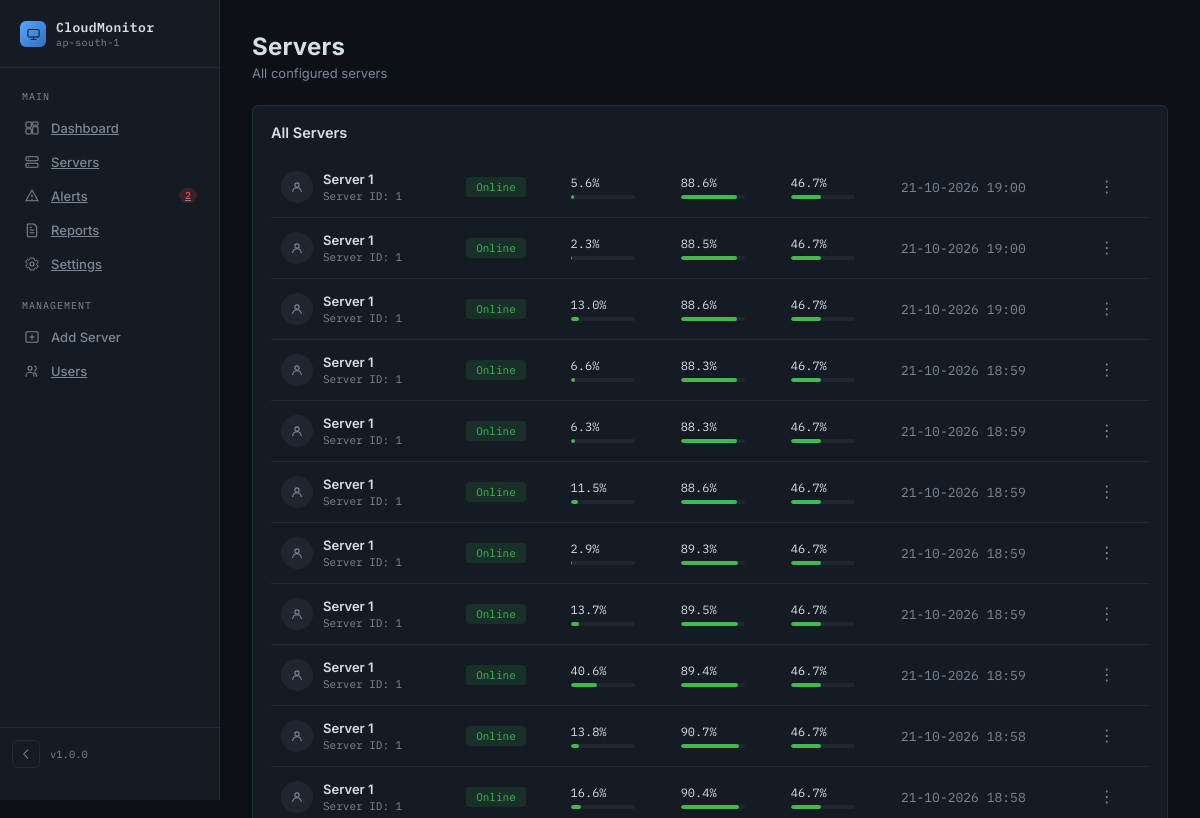
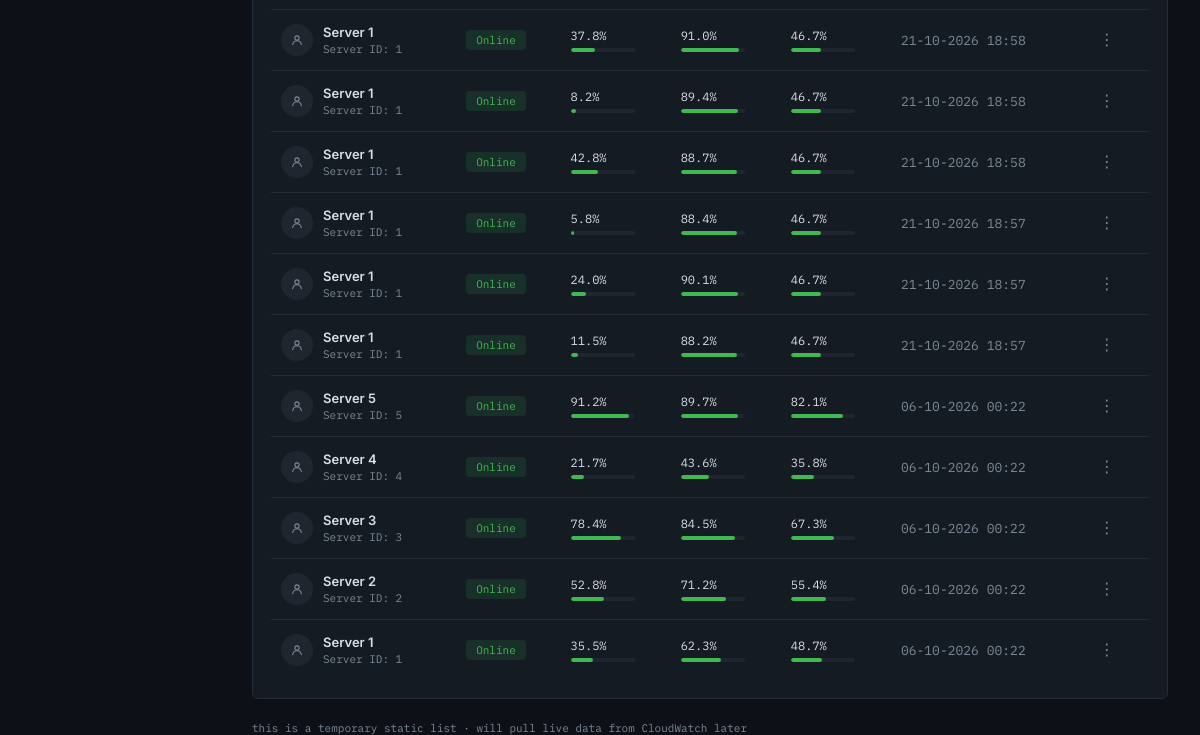
Page /servers/ on the earlier database version (2 pictures, top to bottom).
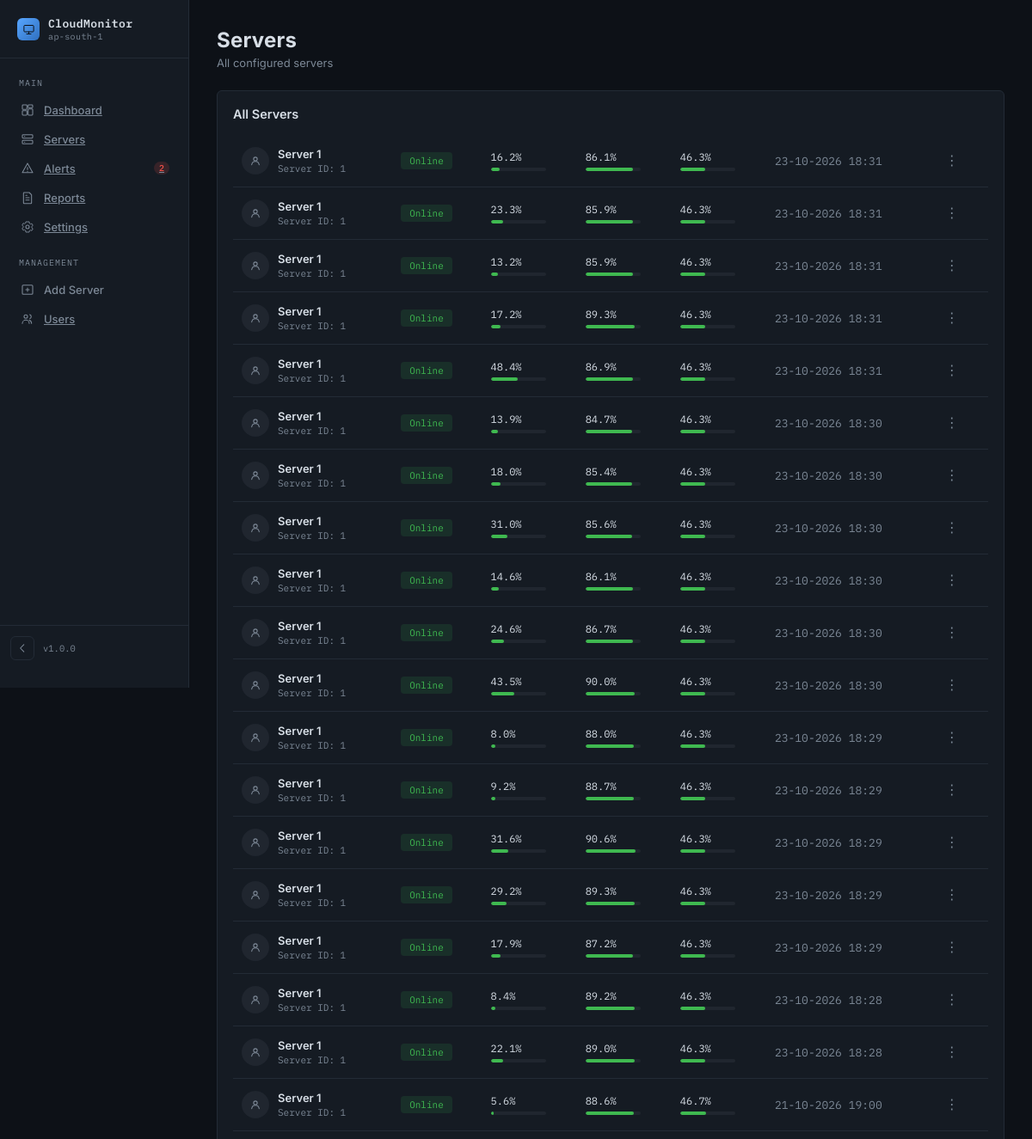
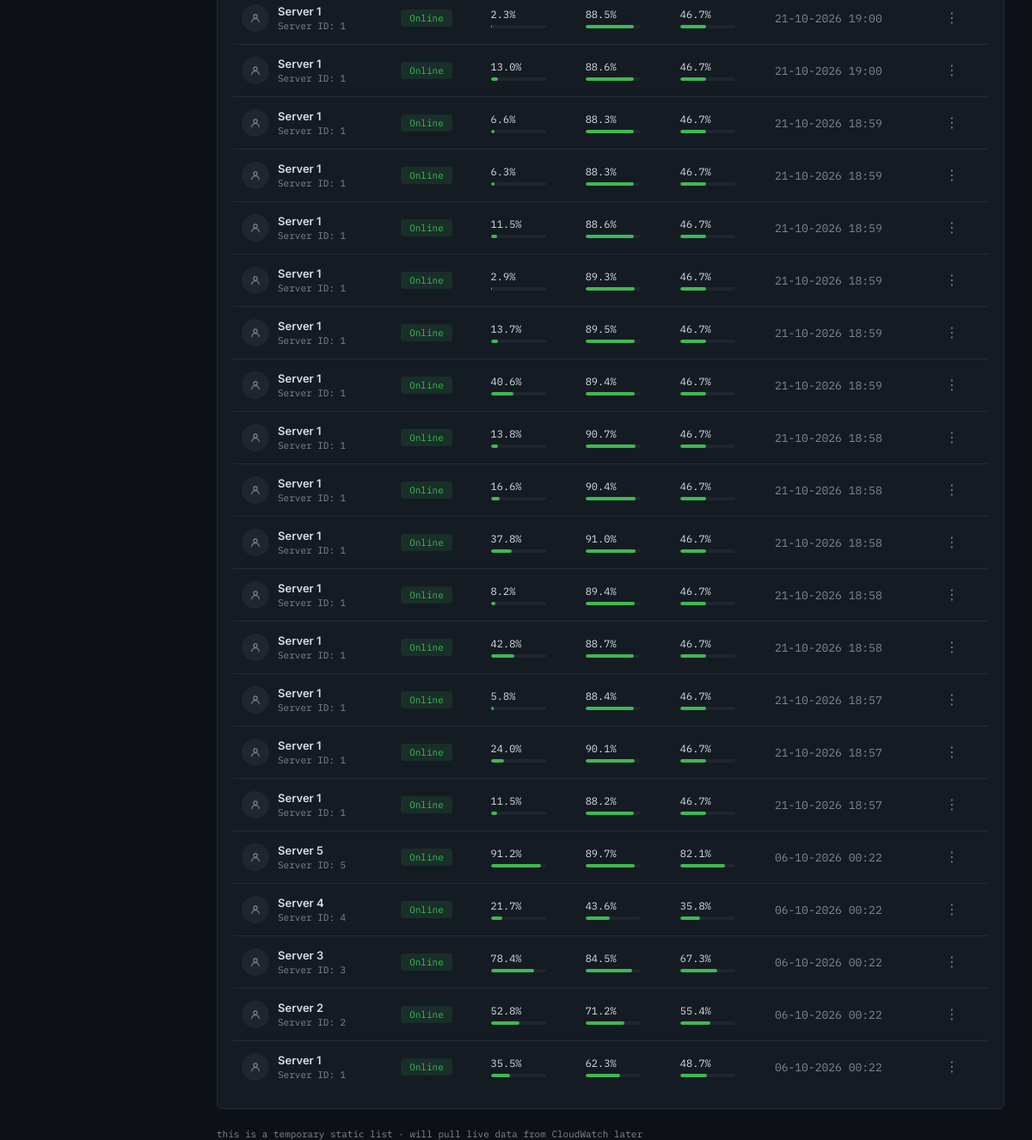
Same page on the later database version (2 pictures, top to bottom).
### app/models.py (models this page shows, shortened)
class Metric(db.Model):
    __tablename__ = "metrics"
    id = db.Column(
        db.Integer,
        primary_key=True
    )
    server_id = db.Column(
        db.Integer,
        nullable=False
    )
    cpu_usage = db.Column(
        db.Float,
        nullable=False
    )
    memory_usage = db.Column(
        db.Float,
        nullable=False
    )
    disk_usage = db.Column(
        db.Float,
        nullable=False
    )
    network_sent = db.Column(
        db.Float,
        nullable=False
    )
    network_received = db.Column(
        db.Float,
        nullable=False
    )
    timestamp = db.Column(
        db.DateTime,
        default=datetime.utcnow
  )

### app/routes/servers.py (the view)
@servers_bp.route("/servers/")
def servers():
    metrics = Metric.query.order_by(
        Metric.timestamp.desc()
    ).all()
    return render_template(
        "servers.html",
        metrics=metrics
    )

### app/templates/servers.html (shortened to what this page needs)
{% extends "base.html" %}
{% block content %}
  <header>
    <div>
      <h1>Servers</h1>
      <p class="subtitle">All configured servers</p>
    </div>
  </header>
  <div class="card table-card">
    <div class="card-head">
      <h2>All Servers</h2>
    </div>
    <div class="table-scroll">
      <table class="server-table">
        <tbody>
{% for metric in metrics %}
<tr>
    <td>
        <div class="server-name-cell">
            <div class="avatar">
                <svg viewBox="0 0 24 24" fill="none"
                     xmlns="http://www.w3.org/2000/svg">
                    <circle cx="12" cy="9" r="3.2"
                            stroke="currentColor"
                            stroke-width="1.6"/>
                    <path d="M5.5 19c.6-3.4 3.4-5.8 6.5-5.8s5.9 2.4 6.5 5.8"
                          stroke="currentColor"
                          stroke-width="1.6"
                          stroke-linecap="round"/>
                </svg>
            </div>
            <div>
                <div class="sname">
                    Server {{ metric.server_id }}
                </div>
                <div class="sip">
                    Server ID: {{ metric.server_id }}
                </div>
            </div>
        </div>
    </td>
    <td>
        <span class="pill online">Online</span>
    </td>
    <td>
        <div class="cell-metric">
            <span class="val">
                {{ metric.cpu_usage }}%
            </span>
            <div class="bar">
                <div
                    class="bar-fill ok"
                    style="width: {{ metric.cpu_usage }}%;">
                </div>
            </div>
        </div>
    </td>
    <td>
        <div class="cell-metric">
            <span class="val">
                {{ metric.memory_usage }}%
            </span>
            <div class="bar">
                <div
                    class="bar-fill ok"
                    style="width: {{ metric.memory_usage }}%;">
                </div>
            </div>
        </div>
    </td>
    <td>
        <div class="cell-metric">
            <span class="val">
                {{ metric.disk_usage }}%
            </span>
            <div class="bar">
                <div
                    class="bar-fill ok"
                    style="width: {{ metric.disk_usage }}%;">
                </div>
            </div>
        </div>
    </td>
    <td class="uptime">
        {{ metric.timestamp.strftime("%d-%m-%Y %H:%M") }}
    </td>
    <td>
        <button
            class="dots-btn"
            data-toast="Server actions">
            &#8942;
        </button>
    </td>
</tr>
{% else %}
<tr>
    <td colspan="7" style="text-align: center;">
        No metric data available.
    </td>
</tr>
{% endfor %}
</tbody>
      </table>
    </div>
  </div>
  <footer>this is a temporary static list · will pull live data from CloudWatch later</footer>
{% endblock %}

### app/templates/base.html (shortened to what this page needs)
<!DOCTYPE html>
<html lang="en">
<head>
<link rel="stylesheet" href="{{ url_for('static', filename='style.css') }}">
</head>
<body>
<aside class="sidebar" id="sidebar">
  <div class="brand">
    <div class="brand-mark">
      <svg viewBox="0 0 24 24" fill="none" xmlns="http://www.w3.org/2000/svg">
        <rect x="3" y="4" width="18" height="12" rx="1.5" stroke="#0D1117" stroke-width="1.6"/>
        <path d="M8 20h8M12 16v4" stroke="#0D1117" stroke-width="1.6" stroke-linecap="round"/>
      </svg>
    </div>
    <div class="brand-text">CloudMonitor<span>ap-south-1</span></div>
  </div>
  <nav class="nav-section">
    <div class="nav-section-title">Main</div>
    <a href="{{ url_for('dashboard.dashboard') }}" class="nav-item {% if active_page == 'dashboard' %}active{% endif %}" data-view="dashboard">
      <span class="nav-label">Dashboard</span>
    </a>
       <a href="{{ url_for('servers.servers') }}" class="nav-item {% if active_page == 'servers' %}active{% endif %}" data-view="servers">
      <span class="nav-label">Servers</span>
    </a>
    <a href="{{ url_for('alerts.alerts') }}" class="nav-item {% if active_page == 'alerts' %}active{% endif %}" data-view="alerts">
      <svg viewBox="0 0 24 24" fill="none" xmlns="http://www.w3.org/2000/svg"><path d="M12 3l9 16H3L12 3z" stroke="currentColor" stroke-width="1.6" stroke-linejoin="round"/><path d="M12 10v4" stroke="currentColor" stroke-width="1.6" stroke-linecap="round"/><circle cx="12" cy="17" r="0.9" fill="currentColor"/></svg>
      <span class="nav-label">Alerts</span>
      <span class="badge">2</span>
    </a>
    <a href="{{ url_for('reports.reports') }}" class="nav-item {% if active_page == 'reports' %}active{% endif %}" data-view="reports">
      <svg viewBox="0 0 24 24" fill="none" xmlns="http://www.w3.org/2000/svg"><path d="M6 3h9l4 4v14a1 1 0 0 1-1 1H6a1 1 0 0 1-1-1V4a1 1 0 0 1 1-1z" stroke="currentColor" stroke-width="1.6" stroke-linejoin="round"/><path d="M9 12h6M9 16h6M9 8h2" stroke="currentColor" stroke-width="1.6" stroke-linecap="round"/></svg>
      <span class="nav-label">Reports</span>
    </a>
    <a href="{{ url_for('settings.settings') }}" class="nav-item {% if active_page == 'settings' %}active{% endif %}" data-view="settings">
      <span class="nav-label">Settings</span>
    </a>
  </nav>
  <nav class="nav-section">
    <div class="nav-section-title">Management</div>
    <div class="nav-item" data-view="add-server">
      <svg viewBox="0 0 24 24" fill="none" xmlns="http://www.w3.org/2000/svg"><rect x="3" y="4" width="18" height="16" rx="1.5" stroke="currentColor" stroke-width="1.6"/><path d="M12 9v6M9 12h6" stroke="currentColor" stroke-width="1.6" stroke-linecap="round"/></svg>
      <span class="nav-label">Add Server</span>
    </div>
    <a href="{{ url_for('users.users') }}" class="nav-item {% if active_page == 'users' %}active{% endif %}" data-view="users">
      <span class="nav-label">Users</span>
    </a>
  </nav>
  <div class="sidebar-spacer"></div>
  <div class="sidebar-foot">
    <button class="collapse-btn" id="collapseBtn" title="Collapse sidebar">
      <svg viewBox="0 0 24 24" fill="none" xmlns="http://www.w3.org/2000/svg"><path d="M15 5l-7 7 7 7" stroke="currentColor" stroke-width="1.8" stroke-linecap="round" stroke-linejoin="round"/></svg>
    </button>
    <div class="sidebar-foot-text">v1.0.0</div>
  </div>
</aside>
<main class="main">
{% block content %}{% endblock %}
</main>
</body>
</html>

Differences in the rows shown:
added Metric: server_id "1", cpu_usage "16.2", memory_usage "86.1", disk_usage "46.3", timestamp "23-10-2026 18:31"
added Metric: server_id "1", cpu_usage "23.3", memory_usage "85.9", disk_usage "46.3", timestamp "23-10-2026 18:31"
added Metric: server_id "1", cpu_usage "13.2", memory_usage "85.9", disk_usage "46.3", timestamp "23-10-2026 18:31"
added Metric: server_id "1", cpu_usage "17.2", memory_usage "89.3", disk_usage "46.3", timestamp "23-10-2026 18:31"
added Metric: server_id "1", cpu_usage "48.4", memory_usage "86.9", disk_usage "46.3", timestamp "23-10-2026 18:31"
added Metric: server_id "1", cpu_usage "13.9", memory_usage "84.7", disk_usage "46.3", timestamp "23-10-2026 18:30"
added Metric: server_id "1", cpu_usage "18.0", memory_usage "85.4", disk_usage "46.3", timestamp "23-10-2026 18:30"
added Metric: server_id "1", cpu_usage "31.0", memory_usage "85.6", disk_usage "46.3", timestamp "23-10-2026 18:30"
added Metric: server_id "1", cpu_usage "14.6", memory_usage "86.1", disk_usage "46.3", timestamp "23-10-2026 18:30"
added Metric: server_id "1", cpu_usage "24.6", memory_usage "86.7", disk_usage "46.3", timestamp "23-10-2026 18:30"
added Metric: server_id "1", cpu_usage "43.5", memory_usage "90.0", disk_usage "46.3", timestamp "23-10-2026 18:30"
added Metric: server_id "1", cpu_usage "8.0", memory_usage "88.0", disk_usage "46.3", timestamp "23-10-2026 18:29"
added Metric: server_id "1", cpu_usage "9.2", memory_usage "88.7", disk_usage "46.3", timestamp "23-10-2026 18:29"
added Metric: server_id "1", cpu_usage "31.6", memory_usage "90.6", disk_usage "46.3", timestamp "23-10-2026 18:29"
added Metric: server_id "1", cpu_usage "29.2", memory_usage "89.3", disk_usage "46.3", timestamp "23-10-2026 18:29"
added Metric: server_id "1", cpu_usage "17.9", memory_usage "87.2", disk_usage "46.3", timestamp "23-10-2026 18:29"
added Metric: server_id "1", cpu_usage "8.4", memory_usage "89.2", disk_usage "46.3", timestamp "23-10-2026 18:28"
added Metric: server_id "1", cpu_usage "22.1", memory_usage "89.0", disk_usage "46.3", timestamp "23-10-2026 18:28"
